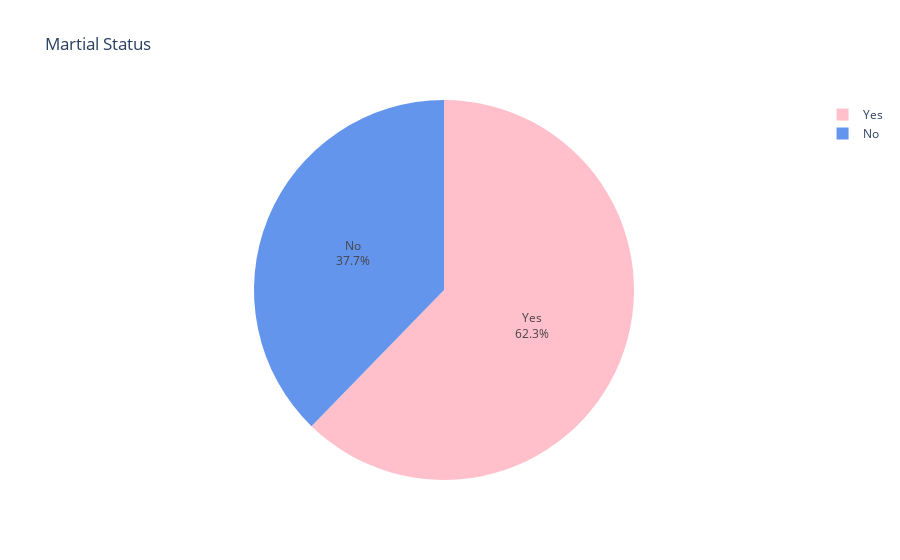

This figure's notebook cell:
### Code cell
#married vs not married
married=dict(df['ever_married'].value_counts())
fig=px.pie(names=married.keys(),values=married.values(),title="Martial Status",color_discrete_sequence=custom_palette)
fig.update_traces(textposition='inside', textinfo='percent+label')

### Figure 1 — Plotly figure (JSON) as saved in the notebook; plotly's stock layout.template omitted (floating-point values rounded to 4 significant figures)
{"data": [{"domain": {"x": [0, 1], "y": [0, 1]}, "hovertemplate": "label=%{label}<br>value=%{value}<extra></extra>", "labels": ["Yes", "No"], "legendgroup": "", "name": "", "showlegend": true, "textinfo": "percent+label", "textposition": "inside", "type": "pie", "values": [2735, 1656]}], "layout": {"autosize": true, "legend": {"tracegroupgap": 0}, "piecolorway": ["pink", "cornflowerblue"], "title": {"text": "Martial Status"}}}
